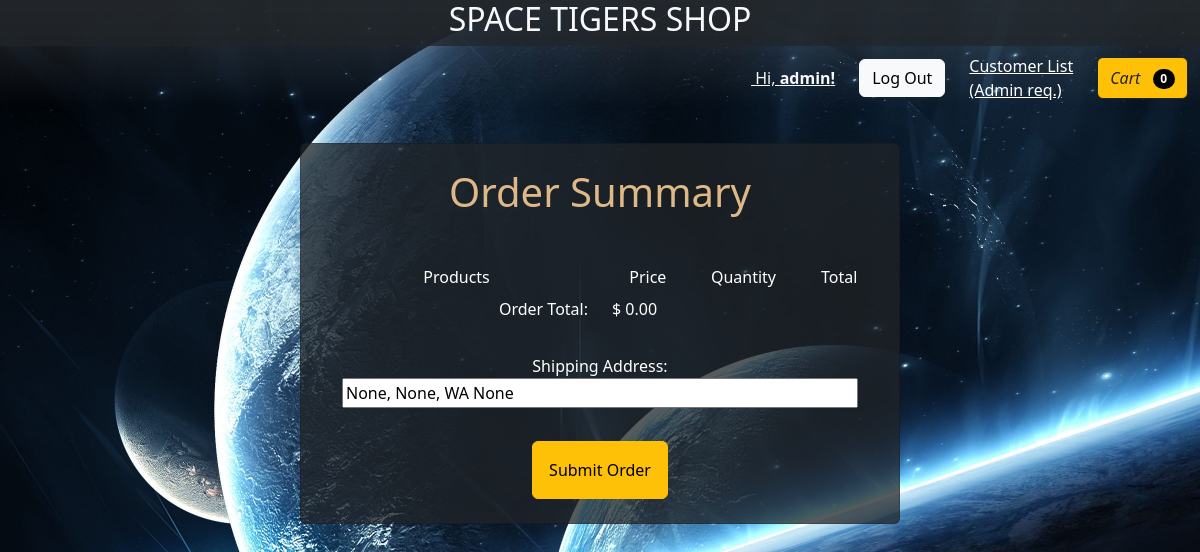
/cart/checkout/ (signed in), run on an earlier commit of the app's database.
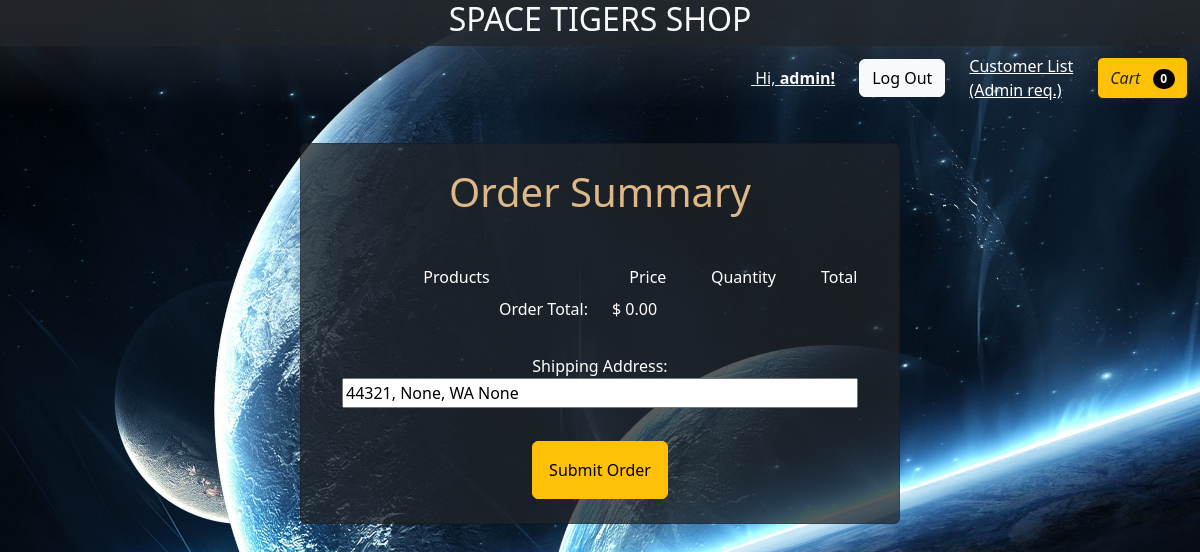
And on a later commit of the database.
### space_tigersapp/models.py (models this page shows, shortened)
class STUserAccount(AbstractUser):
    profile_pic = models.ImageField("Profile Picture", upload_to=PathAndRename('profile_pictures/'), blank=True, null=True)
    phone = models.CharField("Phone Number", max_length=15, blank=True, null=True)
    street = models.CharField("Street", max_length=255, blank=True, null=True)
    city = models.CharField("City", max_length=255, blank=True, null=True)
    state = models.CharField("State", max_length=20, blank=True, null=True)
    zip = models.CharField("Zip", max_length=5, blank=True, null=True)

### orders/views.py (the view)
# urls.py: path('cart/checkout/', checkout, name="checkout"),
@login_required
def checkout(request):
    encoded_data = request.POST.get('cart_data', '')
    decoded_data = urllib.parse.unquote(encoded_data)
    itemlist = decoded_data.split("]")
    itemlist.pop()
    itemset = [item.split('@') for item in itemlist]
    ordersummary = []
    OrderTotal = 0
    for item in itemset:
        ProductID, Quantity = map(int, item)
        product = Product.objects.get(id=ProductID)
        OrderTotal += (product.price * Quantity)
        ordersummary.append({'product':product, 'quantity':Quantity, 'total':product.price * Quantity})
    context = {
        'encoded_data': encoded_data,
        'ordersummary': ordersummary,
        'ordertotal': OrderTotal,
    }
    return render(request, 'ordersummary.html', context)

### cart/cart.py (called while the page is built)
    def __len__(self):
        return len(self.cart)

### cart/context_processors.py (called while the page is built)
def cart(request):
    return {'cart': Cart(request)}

### orders/templates/ordersummary.html (shortened to what this page needs)
{% extends 'base.html' %}
{% block content %}
<div class="container-fluid card bg-dark text-white p-4 bg-opacity-75 col-lg-6 min-width-md">
<h1>Order Summary</h1>
<div class="row my-2 text-center">
    <div class="col-6 text-nowrap align-self-center">Products</div>
    <div class="col-2 text-nowrap align-self-center">Price</div>
    <div class="col-2 text-nowrap align-self-center">Quantity</div>
    <div class="col-2 text-nowrap align-self-center">Total</div>
</div>
<div class="row justify-content-center">
    <div class="col-4 text-end">Order Total:</div><div class="col-4">$ {{ ordertotal|floatformat:2 }}</div>
</div>
<div class="row justify-content-center">
<div class="col-auto">
    <form id="ordersubmitform" method="post" action="{% url 'orderprocess' %}" class="text-center">
    <p>
        Shipping Address:<br>
        <input name="address" size="50" value="{{ user.street }}, {{ user.city }}, {{ user.state }} {{ user.zip }}">
    </p>
    <button type="submit" id="ordersubmitbtn" class="btn btn-warning p-3">Submit Order</button>
    </form>
</div>
</div>
</div>
{% endblock %}

### space_tigersapp/templates/base.html (shortened to what this page needs)
<!doctype html>
<html lang="en">
<head>
    <link href="https://cdn.jsdelivr.net/npm/bootstrap@5.3.3/dist/css/bootstrap.min.css" rel="stylesheet">
    <link href="/static/styles.css" rel="stylesheet">
</head>
<body>
        <nav class="container-fluid bg-gradient">
        <div class="row text-center bg-dark bg-opacity-75">
            <div class="col">
                <a href="/" class="navbar-brand"><h2 class="text-light">SPACE TIGERS SHOP</h2></a>
            </div>
        </div>
        <div class="row justify-content-end">
            {% if user.is_authenticated %}
            <div class="col-auto navbar-text align-self-center text-light">
                <a href="{% url 'profile' %}">
                    <span>Hi,
                        <strong>
                            {% if user.first_name == "" %}
                                {{user.username}}!
                            {% else %}
                                {{ user.first_name }}!
                            {% endif %}
                        </strong>
                    </span>
                </a>
            </div>
            {% endif %}
            <div class="col-auto navbar-text align-self-center text-white">
                {% if user.is_authenticated %}
                    <form action="{% url 'logout' %}" method="post">
                        <button type="submit" class="btn btn-light">Log Out</button>
                    </form>
                {% else %}
                    <a href="{% url 'login' %}">Log In</a>
                {% endif %}
            </div>
            <div class="col-auto align-self-center navbar-text text-white">
                <a href="/customers">Customer List<br>(Admin req.)</a>
            </div>
            <div class="col-auto align-self-center">
                <a href="{% url 'cart_summary' %}" class="navbar-text btn btn-outline-dark bg-warning bg-gradient">
                    <i class="bicart-fill me-1 text-dark font-weight-bold">Cart</i>
                <span class="badge bg-black text-white ms-1 rounded-pill" id="cart_quantity">{{ cart|length }}</span>
                </a>
            </div>
        </div>
        </nav>
    {% block content %}
    {% endblock %}
</html>

What changed in the data, as far as the page shows it:
changed STUserAccount "admin": address "None, None, WA None" → "44321, None, WA None"
